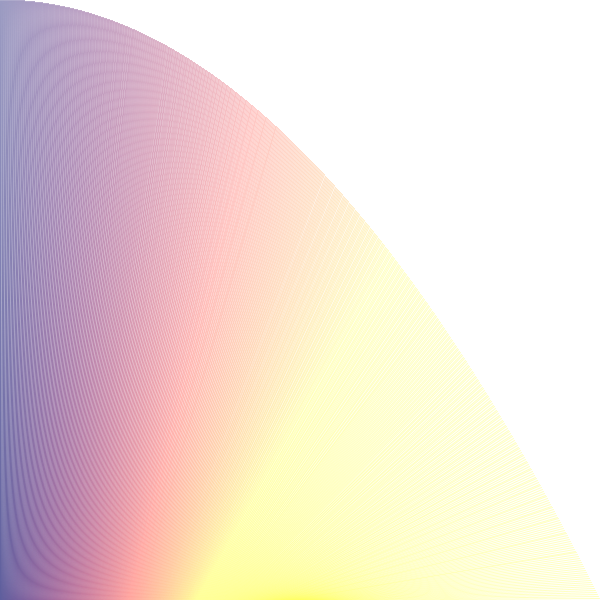
Frame 1 (no input)
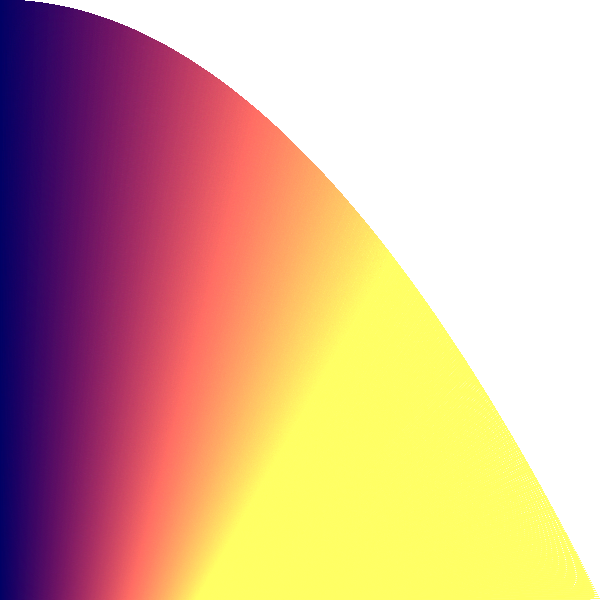
Frame 60 (the mouse pressed at the canvas centre just before this capture)
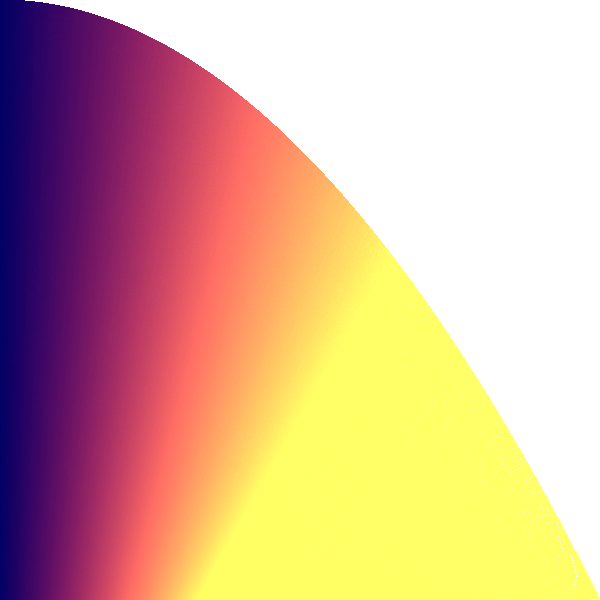
Frame 120 (the mouse held since frame 60 and released just before this capture)

The Processing sketch that drew these frames (run headless with seeded random() and noise(); from frame 60 on, the mouse is pressed at the canvas centre):

// Processing sketch: processing_138673
// ── processing_138673.pde

void setup(){
size (600,600);
background(255);

}
 void draw (){
 for (int x = 0; x <600; x++){
 float n = norm(x, 0.0, 600);
 float y = pow(n,2);
y *= 600;
stroke(x,y,100,100);
line(x,y,x/2,600);

}
}
